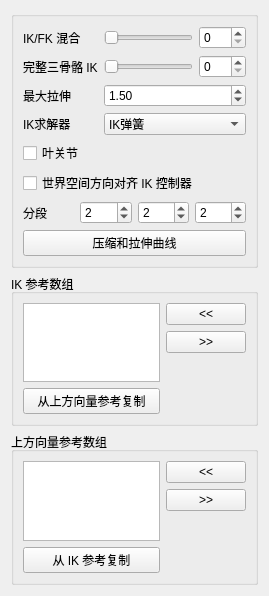
<?xml version="1.0" encoding="UTF-8"?>
<ui version="4.0">
 <class>Form</class>
 <widget class="QWidget" name="Form">
  <property name="geometry">
   <rect>
    <x>0</x>
    <y>0</y>
    <width>269</width>
    <height>596</height>
   </rect>
  </property>
  <property name="windowTitle">
   <string>表单</string>
  </property>
  <layout class="QGridLayout" name="gridLayout">
   <item row="0" column="0">
    <layout class="QVBoxLayout" name="verticalLayout_2">
     <item>
      <widget class="QGroupBox" name="groupBox">
       <property name="title">
        <string/>
       </property>
       <layout class="QGridLayout" name="gridLayout_2">
        <item row="0" column="0">
         <layout class="QVBoxLayout" name="verticalLayout">
          <item>
           <layout class="QFormLayout" name="formLayout">
            <property name="fieldGrowthPolicy">
             <enum>QFormLayout::AllNonFixedFieldsGrow</enum>
            </property>
            <item row="0" column="0">
             <widget class="QLabel" name="ikfk_label">
              <property name="text">
               <string>IK/FK 混合</string>
              </property>
             </widget>
            </item>
            <item row="0" column="1">
             <layout class="QHBoxLayout" name="horizontalLayout_3">
              <item>
               <widget class="QSlider" name="ikfk_slider">
                <property name="minimumSize">
                 <size>
                  <width>0</width>
                  <height>15</height>
                 </size>
                </property>
                <property name="maximum">
                 <number>100</number>
                </property>
                <property name="orientation">
                 <enum>Qt::Horizontal</enum>
                </property>
               </widget>
              </item>
              <item>
               <widget class="QSpinBox" name="ikfk_spinBox">
                <property name="maximum">
                 <number>100</number>
                </property>
               </widget>
              </item>
             </layout>
            </item>
            <item row="2" column="0">
             <widget class="QLabel" name="maxStretch_label">
              <property name="sizePolicy">
               <sizepolicy hsizetype="MinimumExpanding" vsizetype="MinimumExpanding">
                <horstretch>0</horstretch>
                <verstretch>0</verstretch>
               </sizepolicy>
              </property>
              <property name="text">
               <string>最大拉伸</string>
              </property>
             </widget>
            </item>
            <item row="2" column="1">
             <widget class="QDoubleSpinBox" name="maxStretch_spinBox">
              <property name="sizePolicy">
               <sizepolicy hsizetype="MinimumExpanding" vsizetype="Fixed">
                <horstretch>0</horstretch>
                <verstretch>0</verstretch>
               </sizepolicy>
              </property>
              <property name="minimum">
               <double>1.000000000000000</double>
              </property>
              <property name="value">
               <double>1.500000000000000</double>
              </property>
             </widget>
            </item>
            <item row="3" column="0">
             <widget class="QLabel" name="ikSolver_label">
              <property name="text">
               <string>IK求解器</string>
              </property>
             </widget>
            </item>
            <item row="3" column="1">
             <widget class="QComboBox" name="ikSolver_comboBox">
              <property name="sizePolicy">
               <sizepolicy hsizetype="Expanding" vsizetype="Fixed">
                <horstretch>0</horstretch>
                <verstretch>0</verstretch>
               </sizepolicy>
              </property>
              <item>
               <property name="text">
                <string>IK弹簧</string>
               </property>
              </item>
              <item>
               <property name="text">
                <string>旋转平面</string>
               </property>
              </item>
             </widget>
            </item>
            <item row="1" column="1">
             <layout class="QHBoxLayout" name="horizontalLayout_8">
              <item>
               <widget class="QSlider" name="full3BonesIK_slider">
                <property name="minimumSize">
                 <size>
                  <width>0</width>
                  <height>15</height>
                 </size>
                </property>
                <property name="maximum">
                 <number>100</number>
                </property>
                <property name="orientation">
                 <enum>Qt::Horizontal</enum>
                </property>
               </widget>
              </item>
              <item>
               <widget class="QSpinBox" name="full3BonesIK_spinBox">
                <property name="maximum">
                 <number>100</number>
                </property>
               </widget>
              </item>
             </layout>
            </item>
            <item row="1" column="0">
             <widget class="QLabel" name="full3bonesIK_label">
              <property name="text">
               <string>完整三骨骼 IK</string>
              </property>
             </widget>
            </item>
           </layout>
          </item>
          <item>
           <widget class="QCheckBox" name="leafJoints_checkBox">
            <property name="text">
             <string>叶关节</string>
            </property>
           </widget>
          </item>
          <item>
           <widget class="QCheckBox" name="neutralRotation_checkBox">
            <property name="text">
             <string>世界空间方向对齐 IK 控制器</string>
            </property>
           </widget>
          </item>
          <item>
           <layout class="QHBoxLayout" name="horizontalLayout">
            <item>
             <widget class="QLabel" name="divisions_label">
              <property name="text">
               <string>分段</string>
              </property>
             </widget>
            </item>
            <item>
             <widget class="QSpinBox" name="div0_spinBox">
              <property name="minimum">
               <number>0</number>
              </property>
              <property name="value">
               <number>2</number>
              </property>
             </widget>
            </item>
            <item>
             <widget class="QSpinBox" name="div1_spinBox">
              <property name="minimum">
               <number>0</number>
              </property>
              <property name="value">
               <number>2</number>
              </property>
             </widget>
            </item>
            <item>
             <widget class="QSpinBox" name="div2_spinBox">
              <property name="minimum">
               <number>0</number>
              </property>
              <property name="value">
               <number>2</number>
              </property>
             </widget>
            </item>
           </layout>
          </item>
          <item>
           <layout class="QHBoxLayout" name="horizontalLayout_2">
            <item>
             <widget class="QPushButton" name="squashStretchProfile_pushButton">
              <property name="text">
               <string>压缩和拉伸曲线</string>
              </property>
             </widget>
            </item>
           </layout>
          </item>
         </layout>
        </item>
       </layout>
      </widget>
     </item>
     <item>
      <widget class="QGroupBox" name="ikRefArray_groupBox">
       <property name="title">
        <string>IK 参考数组</string>
       </property>
       <property name="flat">
        <bool>false</bool>
       </property>
       <layout class="QGridLayout" name="gridLayout_3">
        <item row="0" column="0">
         <layout class="QHBoxLayout" name="ikRefArray_horizontalLayout">
          <item>
           <layout class="QVBoxLayout" name="ikRefArray_verticalLayout_1">
            <item>
             <widget class="QListWidget" name="ikRefArray_listWidget">
              <property name="dragDropOverwriteMode">
               <bool>true</bool>
              </property>
              <property name="dragDropMode">
               <enum>QAbstractItemView::InternalMove</enum>
              </property>
              <property name="defaultDropAction">
               <enum>Qt::MoveAction</enum>
              </property>
              <property name="alternatingRowColors">
               <bool>true</bool>
              </property>
              <property name="selectionMode">
               <enum>QAbstractItemView::ExtendedSelection</enum>
              </property>
              <property name="selectionRectVisible">
               <bool>false</bool>
              </property>
             </widget>
            </item>
            <item>
             <widget class="QPushButton" name="ikRefArray_copyRef_pushButton">
              <property name="text">
               <string>从上方向量参考复制</string>
              </property>
             </widget>
            </item>
           </layout>
          </item>
          <item>
           <layout class="QVBoxLayout" name="ikRefArray_verticalLayout_2">
            <item>
             <widget class="QPushButton" name="ikRefArrayAdd_pushButton">
              <property name="text">
               <string>&lt;&lt;</string>
              </property>
             </widget>
            </item>
            <item>
             <widget class="QPushButton" name="ikRefArrayRemove_pushButton">
              <property name="text">
               <string>&gt;&gt;</string>
              </property>
             </widget>
            </item>
            <item>
             <spacer name="ikRefArray_verticalSpacer">
              <property name="orientation">
               <enum>Qt::Vertical</enum>
              </property>
              <property name="sizeHint" stdset="0">
               <size>
                <width>20</width>
                <height>40</height>
               </size>
              </property>
             </spacer>
            </item>
           </layout>
          </item>
         </layout>
        </item>
       </layout>
      </widget>
     </item>
     <item>
      <widget class="QGroupBox" name="upvRefArray_groupBox">
       <property name="title">
        <string>上方向量参考数组</string>
       </property>
       <layout class="QGridLayout" name="gridLayout_4">
        <item row="0" column="0">
         <layout class="QHBoxLayout" name="upvRefArray_horizontalLayout">
          <item>
           <layout class="QVBoxLayout" name="upvRefArray_verticalLayout_1">
            <item>
             <widget class="QListWidget" name="upvRefArray_listWidget">
              <property name="dragDropOverwriteMode">
               <bool>true</bool>
              </property>
              <property name="dragDropMode">
               <enum>QAbstractItemView::InternalMove</enum>
              </property>
              <property name="defaultDropAction">
               <enum>Qt::MoveAction</enum>
              </property>
              <property name="alternatingRowColors">
               <bool>true</bool>
              </property>
              <property name="selectionMode">
               <enum>QAbstractItemView::ExtendedSelection</enum>
              </property>
              <property name="selectionRectVisible">
               <bool>false</bool>
              </property>
             </widget>
            </item>
            <item>
             <widget class="QPushButton" name="upvRefArray_copyRef_pushButton">
              <property name="text">
               <string>从 IK 参考复制</string>
              </property>
             </widget>
            </item>
           </layout>
          </item>
          <item>
           <layout class="QVBoxLayout" name="upvRefArray_verticalLayout_2">
            <item>
             <widget class="QPushButton" name="upvRefArrayAdd_pushButton">
              <property name="text">
               <string>&lt;&lt;</string>
              </property>
             </widget>
            </item>
            <item>
             <widget class="QPushButton" name="upvRefArrayRemove_pushButton">
              <property name="text">
               <string>&gt;&gt;</string>
              </property>
             </widget>
            </item>
            <item>
             <spacer name="upvRefArray_verticalSpacer">
              <property name="orientation">
               <enum>Qt::Vertical</enum>
              </property>
              <property name="sizeHint" stdset="0">
               <size>
                <width>20</width>
                <height>40</height>
               </size>
              </property>
             </spacer>
            </item>
           </layout>
          </item>
         </layout>
        </item>
       </layout>
      </widget>
     </item>
    </layout>
   </item>
  </layout>
 </widget>
 <resources/>
 <connections>
  <connection>
   <sender>ikfk_slider</sender>
   <signal>sliderMoved(int)</signal>
   <receiver>ikfk_spinBox</receiver>
   <slot>setValue(int)</slot>
   <hints>
    <hint type="sourcelabel">
     <x>197</x>
     <y>42</y>
    </hint>
    <hint type="destinationlabel">
     <x>245</x>
     <y>42</y>
    </hint>
   </hints>
  </connection>
  <connection>
   <sender>ikfk_spinBox</sender>
   <signal>valueChanged(int)</signal>
   <receiver>ikfk_slider</receiver>
   <slot>setValue(int)</slot>
   <hints>
    <hint type="sourcelabel">
     <x>222</x>
     <y>37</y>
    </hint>
    <hint type="destinationlabel">
     <x>182</x>
     <y>37</y>
    </hint>
   </hints>
  </connection>
  <connection>
   <sender>full3BonesIK_slider</sender>
   <signal>valueChanged(int)</signal>
   <receiver>full3BonesIK_spinBox</receiver>
   <slot>setValue(int)</slot>
   <hints>
    <hint type="sourcelabel">
     <x>142</x>
     <y>60</y>
    </hint>
    <hint type="destinationlabel">
     <x>212</x>
     <y>62</y>
    </hint>
   </hints>
  </connection>
  <connection>
   <sender>full3BonesIK_spinBox</sender>
   <signal>valueChanged(int)</signal>
   <receiver>full3BonesIK_slider</receiver>
   <slot>setValue(int)</slot>
   <hints>
    <hint type="sourcelabel">
     <x>214</x>
     <y>52</y>
    </hint>
    <hint type="destinationlabel">
     <x>180</x>
     <y>54</y>
    </hint>
   </hints>
  </connection>
 </connections>
</ui>
